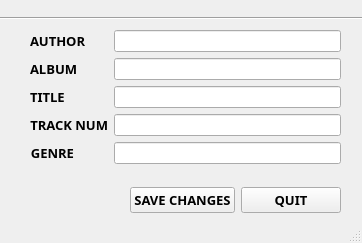
<?xml version="1.0" encoding="UTF-8"?>
<ui version="4.0">
 <class>MainWindow</class>
 <widget class="QMainWindow" name="MainWindow">
  <property name="geometry">
   <rect>
    <x>0</x>
    <y>0</y>
    <width>362</width>
    <height>243</height>
   </rect>
  </property>
  <property name="windowTitle">
   <string>MainWindow</string>
  </property>
  <property name="unifiedTitleAndToolBarOnMac">
   <bool>false</bool>
  </property>
  <widget class="QWidget" name="centralwidget">
   <widget class="Line" name="line">
    <property name="geometry">
     <rect>
      <x>0</x>
      <y>10</y>
      <width>381</width>
      <height>16</height>
     </rect>
    </property>
    <property name="orientation">
     <enum>Qt::Horizontal</enum>
    </property>
   </widget>
   <widget class="QWidget" name="formLayoutWidget">
    <property name="geometry">
     <rect>
      <x>30</x>
      <y>30</y>
      <width>311</width>
      <height>141</height>
     </rect>
    </property>
    <layout class="QFormLayout" name="formLayout">
     <item row="0" column="0">
      <widget class="QLabel" name="label">
       <property name="font">
        <font>
         <family>Barlow</family>
         <pointsize>10</pointsize>
         <weight>75</weight>
         <bold>true</bold>
        </font>
       </property>
       <property name="text">
        <string>AUTHOR</string>
       </property>
      </widget>
     </item>
     <item row="1" column="0">
      <widget class="QLabel" name="label_2">
       <property name="font">
        <font>
         <family>Barlow</family>
         <pointsize>10</pointsize>
         <weight>75</weight>
         <bold>true</bold>
        </font>
       </property>
       <property name="text">
        <string>ALBUM</string>
       </property>
      </widget>
     </item>
     <item row="2" column="0">
      <widget class="QLabel" name="label_3">
       <property name="font">
        <font>
         <family>Barlow</family>
         <pointsize>10</pointsize>
         <weight>75</weight>
         <bold>true</bold>
        </font>
       </property>
       <property name="text">
        <string>TITLE</string>
       </property>
      </widget>
     </item>
     <item row="3" column="0">
      <widget class="QLabel" name="label_4">
       <property name="font">
        <font>
         <family>Barlow</family>
         <pointsize>10</pointsize>
         <weight>75</weight>
         <bold>true</bold>
        </font>
       </property>
       <property name="text">
        <string>TRACK NUM</string>
       </property>
       <property name="alignment">
        <set>Qt::AlignRight|Qt::AlignTrailing|Qt::AlignVCenter</set>
       </property>
      </widget>
     </item>
     <item row="4" column="0">
      <widget class="QLabel" name="label_5">
       <property name="font">
        <font>
         <family>Barlow</family>
         <pointsize>10</pointsize>
         <weight>75</weight>
         <bold>true</bold>
        </font>
       </property>
       <property name="text">
        <string>GENRE</string>
       </property>
       <property name="alignment">
        <set>Qt::AlignRight|Qt::AlignTrailing|Qt::AlignVCenter</set>
       </property>
      </widget>
     </item>
     <item row="0" column="1">
      <widget class="QLineEdit" name="lineEdit"/>
     </item>
     <item row="1" column="1">
      <widget class="QLineEdit" name="lineEdit_2"/>
     </item>
     <item row="2" column="1">
      <widget class="QLineEdit" name="lineEdit_3"/>
     </item>
     <item row="3" column="1">
      <widget class="QLineEdit" name="lineEdit_4"/>
     </item>
     <item row="4" column="1">
      <widget class="QLineEdit" name="lineEdit_5"/>
     </item>
    </layout>
   </widget>
   <widget class="QWidget" name="horizontalLayoutWidget">
    <property name="geometry">
     <rect>
      <x>130</x>
      <y>180</y>
      <width>211</width>
      <height>41</height>
     </rect>
    </property>
    <layout class="QHBoxLayout" name="horizontalLayout">
     <item>
      <widget class="QPushButton" name="pushButton_2">
       <property name="font">
        <font>
         <family>Barlow Black</family>
         <pointsize>10</pointsize>
         <weight>75</weight>
         <bold>true</bold>
        </font>
       </property>
       <property name="text">
        <string>SAVE CHANGES</string>
       </property>
      </widget>
     </item>
     <item>
      <widget class="QPushButton" name="pushButton">
       <property name="font">
        <font>
         <family>Barlow Black</family>
         <pointsize>10</pointsize>
         <weight>75</weight>
         <bold>true</bold>
        </font>
       </property>
       <property name="text">
        <string>QUIT</string>
       </property>
      </widget>
     </item>
    </layout>
   </widget>
  </widget>
  <widget class="QStatusBar" name="statusbar"/>
 </widget>
 <resources/>
 <connections/>
</ui>
